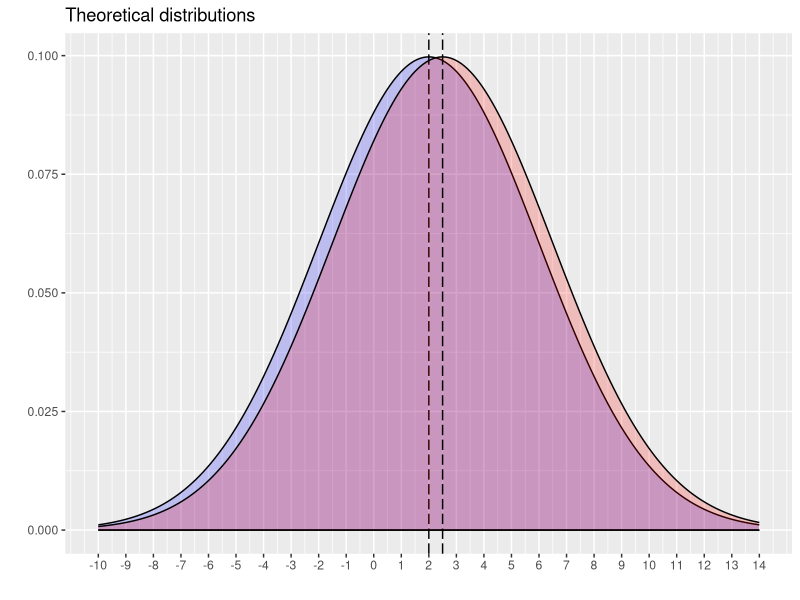
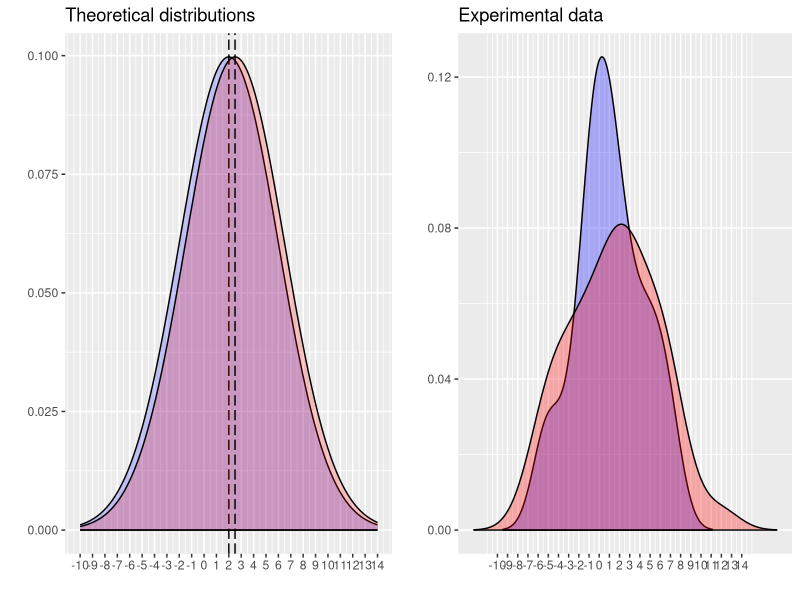
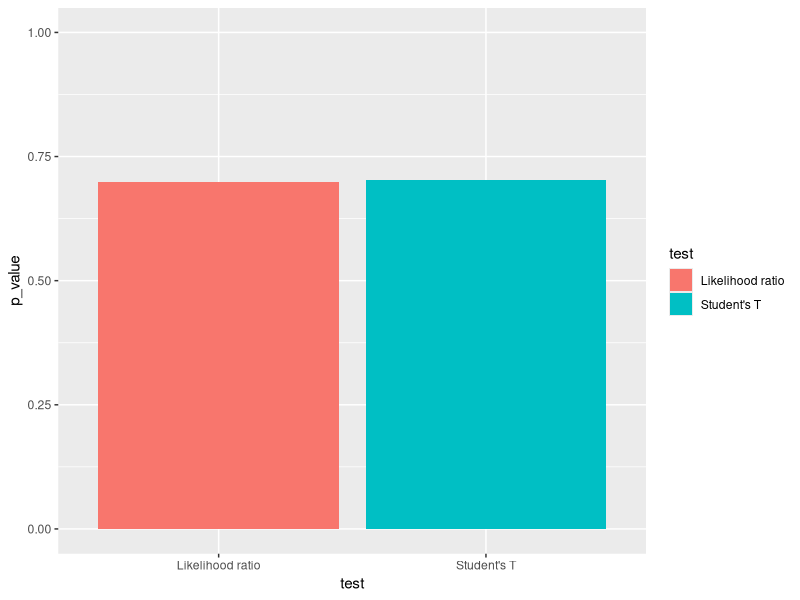

These charts were generated, in order, by the following R code:
library("ggfortify")
library("magrittr")

# Multiple plot function
#
# ggplot objects can be passed in ..., or to plotlist (as a list of ggplot objects)
# - cols:   Number of columns in layout
# - layout: A matrix specifying the layout. If present, 'cols' is ignored.
#
# If the layout is something like matrix(c(1,2,3,3), nrow=2, byrow=TRUE),
# then plot 1 will go in the upper left, 2 will go in the upper right, and
# 3 will go all the way across the bottom.
#
multiplot <- function(..., plotlist=NULL, file, cols=1, layout=NULL) {
  library(grid)
  
  # Make a list from the ... arguments and plotlist
  plots <- c(list(...), plotlist)
  
  numPlots = length(plots)
  
  # If layout is NULL, then use 'cols' to determine layout
  if (is.null(layout)) {
    # Make the panel
    # ncol: Number of columns of plots
    # nrow: Number of rows needed, calculated from # of cols
    layout <- matrix(seq(1, cols * ceiling(numPlots/cols)),
                     ncol = cols, nrow = ceiling(numPlots/cols))
  }
  
  if (numPlots==1) {
    print(plots[[1]])
    
  } else {
    # Set up the page
    grid.newpage()
    pushViewport(viewport(layout = grid.layout(nrow(layout), ncol(layout))))
    
    # Make each plot, in the correct location
    for (i in 1:numPlots) {
      # Get the i,j matrix positions of the regions that contain this subplot
      matchidx <- as.data.frame(which(layout == i, arr.ind = TRUE))
      
      print(plots[[i]], vp = viewport(layout.pos.row = matchidx$row,
                                      layout.pos.col = matchidx$col))
    }
  }
}



#ex 4.4
#4.4.1
x <- rnorm(20, 2, 4)
y <- rnorm(40, 2.5, 4)
x.mean <- mean(x)
y.mean <- mean(y)
xy <- c(x, y)

# Plotting data
p <- ggdistribution(dnorm, x = seq(-10, 14, 0.1), mean = 2, sd = 4, fill = "blue", alpha = 0.2) +
  geom_vline(xintercept = 2, linetype = "longdash") +
  scale_x_continuous(breaks = seq(-10, 14, 1))

p <- ggdistribution(dnorm, x = seq(-10, 14, 0.1), p = p, mean = 2.5, sd = 4, fill = "red", alpha = 0.2) +
  geom_vline(xintercept = 2.5, linetype = "longdash") +
  ggtitle(label = "Theoretical distributions")

p

q <- autoplot(density(x), fill = "blue")
q <- autoplot(density(y), p = q, fill = "red") +
  ggtitle("Experimental data") +
  scale_x_continuous(breaks = seq(-10, 14, 1))

multiplot(p, q, cols=2)



mllk.normal <- function(params, data) {
  sum(-log(dnorm(data, mean = params, sd = 4)))
}


# 4.4.2 Perform the maximum likelihood estimation for the full model and the nested model, and compute
#the maximized likelihood values (or the minimized minus-log-likelihood values)

# optimize parameters for the full and nested models
x.params <- optimize(mllk.normal, interval = c(-10, 10), data = x)
y.params <- optimize(mllk.normal, interval = c(-10, 10), data = y)
xy.params <- optimize(mllk.normal, interval = c(-10, 10), data = xy)

# compute likelihood of full model using optimized parameters
full.model.l <- c(dnorm(x, mean = x.params$minimum, sd = 4),
                    dnorm(y, mean = y.params$minimum, sd = 4)) %>% prod


# compute likelihood of nested model using optimized parameters
nested.model.l <- dnorm(xy, mean = xy.params$minimum, sd = 4) %>% prod


#4.4.3. Compute the likelihood ratio test statistic and the p-value.
# compute q, the quotient of the likelihood of both models
quotient <- nested.model.l / full.model.l

# likelihood ratio test
#-2log(q) ~ chi squared with d - d0 degrees of freedom
# dimensions of the full model (3)
# dimensions of the nested model (2)
# d - d0 = 1
lrt.pval <- 1 - pchisq(-2*log(quotient), df = 1)
# the null hypothesis is likely enough (there's not enought evidence that it is false)
# we can't reject the null hypothesis -> the nested model is sufficient
# (there's no evidence that the means are different)

#4.4.4. Perform a two-sample t-test for x and y with equal variance. Do you get the same p-value?
# students t test
ttest.pval <- t.test(x, y, var.equal = TRUE, alternative = "two.sided")$p.value

ggplot(data = data.frame(test = as.factor(c("Likelihood ratio", "Student's T")), p_value = c(lrt.pval, ttest.pval))) +
  geom_bar(aes(x = test, y = p_value, fill=test), stat = "identity") +
  scale_y_continuous(limits = 0:1)


p <- ggdistribution(dchisq, x = seq(0, 3, 0.05), df = 1, fill = "red") + 
  geom_vline(xintercept = -2 * log(quotient))
